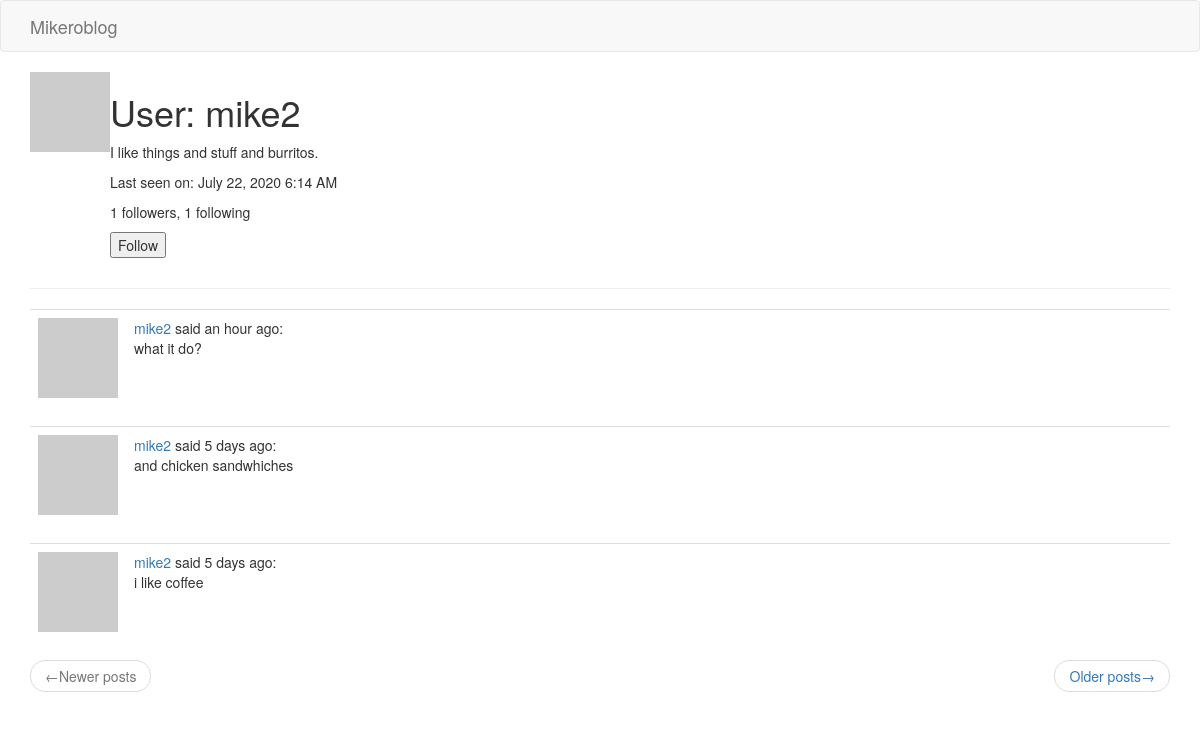
Screenshot of /user/mike2 (signed in) with the database file from the repository.
### app/models.py (models this page shows, shortened)
class User(UserMixin, db.Model):
    id = db.Column(db.Integer, primary_key=True)
    username = db.Column(db.String(64), index=True, unique=True)
    email = db.Column(db.String(120), index=True, unique=True)
    password_hash = db.Column(db.String(128))
    posts = db.relationship('Post', backref='author', lazy='dynamic')
    about_me = db.Column(db.String(140))
    last_seen = db.Column(db.DateTime, default=datetime.utcnow)
    followed = db.relationship(
        'User',
        secondary=followers,
        primaryjoin=(followers.c.follower_id == id),
        secondaryjoin=(followers.c.followed_id == id),
        backref=db.backref('followers', lazy='dynamic'),
        lazy='dynamic'
    )
    def avatar(self, size):
        digest = md5(self.email.lower().encode('utf-8')).hexdigest()
        return f'https://www.gravatar.com/avatar/{digest}?d=identicon&s={size}'
    def is_following(self, user):
        return self.followed.filter(
            followers.c.followed_id == user.id).count() > 0

class Post(db.Model):
    id = db.Column(db.Integer, primary_key=True)
    body = db.Column(db.String(140))
    timestamp = db.Column(db.DateTime, index=True, default=datetime.utcnow)
    user_id = db.Column(db.Integer, db.ForeignKey('user.id'))

### app/routes.py (the view)
@flask_app.route('/user/<username>')
@login_required
def user(username):
    user = User.query.filter_by(username=username).first_or_404()
    page = request.args.get('page', 1, type=int)
    posts = user.posts.order_by(Post.timestamp.desc()).paginate(
        page, flask_app.config['POSTS_PER_PAGE'], False)
    next_url = url_for('user', username=user.username, page=posts.next_num) \
        if posts.has_next else None
    prev_url = url_for('user', username=user.username, page=posts.prev_num) \
        if posts.has_prev else None
    form = EmptyForm()
    return render_template('user.html', user=user, posts=posts.items, form=form,
                           next_url=next_url, prev_url=prev_url)

### app/forms.py
class EmptyForm(FlaskForm):
    submit = SubmitField('Submit')

### app/models.py (called while the page is built)
@login.user_loader
def load_user(id):
    return User.query.get(int(id))

### app/routes.py (called while the page is built)
@flask_app.before_request
def before_request():
    if current_user.is_authenticated:
        current_user.last_seen = datetime.utcnow()
        db.session.commit()

### app/templates/user.html (shortened to what this page needs)
{% extends 'base.html' %}
{% block app_content %}
    <table>
        <tr valign='top'>
            <td><img src='{{ user.avatar(128) }}'></td>
            <td>
                <h1>User: {{ user.username }}</h1>
                {% if user.about_me %}
                    <p>{{ user.about_me }}</p>
                {% endif %}
                {% if user.last_seen %}
                    <p>Last seen on: {{ moment(user.last_seen).format('LLL') }}</p>
                {% endif %}
                <p>{{ user.followers.count() }} followers, {{ user.followed.count() }} following</p>
                {% if user == current_user %}
                    <p><a href="{{ url_for('edit_profile') }}">Edit your profile</a></p>
                {% elif not current_user.is_following(user) %}
                    <p>
                        <form action='{{ url_for('follow', username=user.username) }}' method='post'>
                            {{ form.submit(value='Follow') }}
                        </form>
                    </p>
                {% endif %}
            </td>
        </tr>
    </table>
    <hr>
    {% for post in posts %}
        {% include '_post.html' %}
    {% endfor %}
    <nav aria-label='...'>
        <ul class='pager'>
            <li class='previous{% if not prev_url %} disabled{% endif %}'>
                <a href='{{ prev_url or "#" }}'>
                    <span aria-hidden='true'>&larr;</span>Newer posts
                </a>
            </li>
            <li class='next{% if not next_url %} disabled{% endif %}'>
                <a href='{{ next_url or "#" }}'>
                    Older posts<span aria-hidden='true'>&rarr;</span>
                </a>
            </li>
        </ul>
    </nav>
{% endblock %}

### app/templates/_post.html
<table class='table table-hover'>
    <tr>
        <td width='70px'>
            <a href='{{ url_for('user', username=post.author.username) }}'>
                <img src='{{ post.author.avatar(70) }}'>
            </a>
        </td>
        <td>
            <a href='{{ url_for('user', username=post.author.username) }}'>
                {{ post.author.username }}
            </a>
            said {{ moment(post.timestamp).fromNow() }}:
            <br>
            {{ post.body }}
        </td>
    </tr>
</table>

### rows the page displays
User: username "mike2", about_me "I like things and stuff and burritos.", last_seen "July 22, 2020 6:14 AM"
Post: author.username "mike2", timestamp "an hour ago", body "what it do?"
Post: author.username "mike2", timestamp "5 days ago", body "and chicken sandwhiches"
Post: author.username "mike2", timestamp "5 days ago", body "i like coffee"

### other values shown
{{ user.followers.count() }} "1"
{{ user.followed.count() }} "1"
